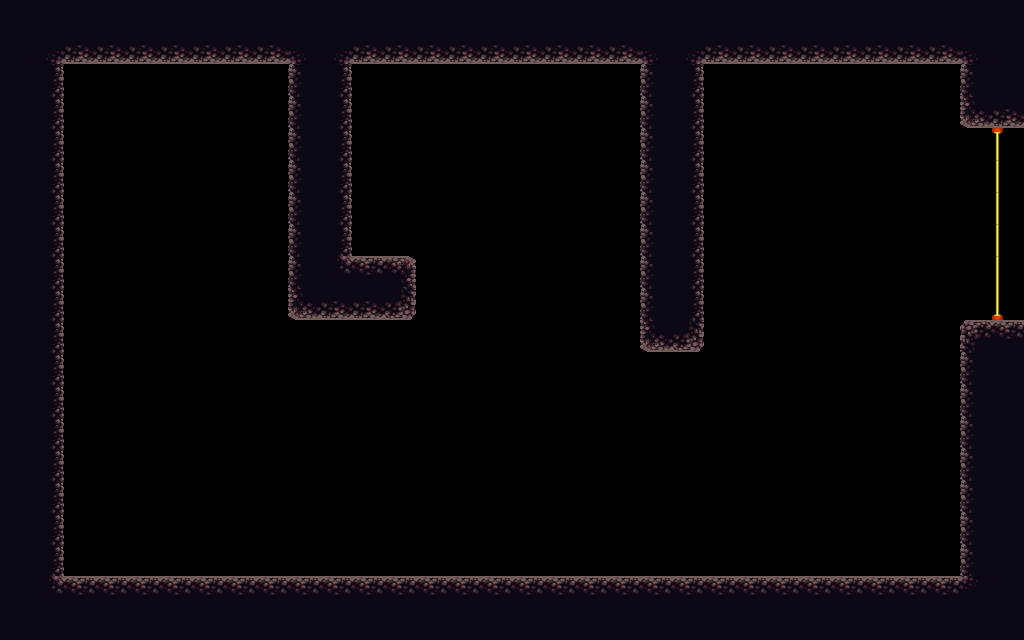

A level layout from a 2D game, rendered from its tile map. Below: a short description, then the map file with tile-grid data replaced by summaries:
An orthogonal 32x20 tile map with 32x32 px tiles, 3 tile layers (red, green, blue), 2 tilesets and 4 objects.

<map version="1.0" orientation="orthogonal" renderorder="right-down" width="32" height="20" tilewidth="32" tileheight="32">
 <tileset firstgid="1" name="asd" tilewidth="32" tileheight="32">
  <image source="../blox.png" width="64" height="32" />
 </tileset>
 <tileset firstgid="3" name="platformertiles" tilewidth="32" tileheight="32">
  <image source="../platformertiles.png" width="256" height="96" />
 </tileset>
 <layer name="red" width="32" height="20">
  <data>[640 cells, 218 non-empty, 13 distinct tile ids]</data>
 </layer>
 <layer name="green" width="32" height="20">
  <data>[640 cells, 6 non-empty, 3 distinct tile ids]</data>
 </layer>
 <layer name="blue" width="32" height="20">
  <data>[640 cells, 0 non-empty, 0 distinct tile ids]</data>
 </layer>
 <objectgroup name="crystals">
  <object x="519" y="261">
   <ellipse />
  </object>
  <object x="826" y="153">
   <ellipse />
  </object>
  <object x="355" y="479">
   <ellipse />
  </object>
 </objectgroup>
 <objectgroup name="player">
  <object x="172" y="133">
   <ellipse />
  </object>
 </objectgroup>
</map>
